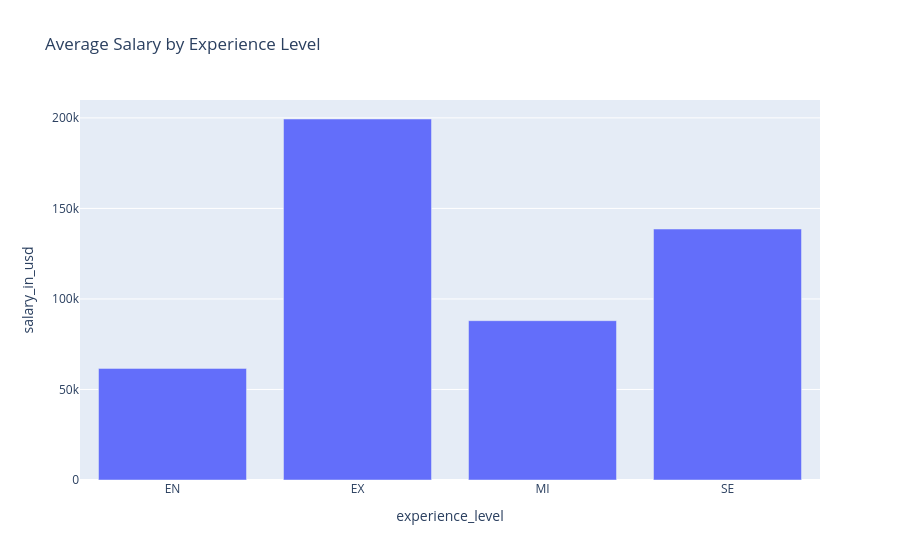

Notebook code for this chart:
### Code cell
# Bar Chart for Average Salary by Experience Level

avg_salary_experience = df.groupby('experience_level')['salary_in_usd'].mean().reset_index()

fig = px.bar(avg_salary_experience, x='experience_level', y='salary_in_usd',
             title='Average Salary by Experience Level')
fig.show()

### Figure 1 — Plotly figure (JSON) as saved in the notebook; plotly's stock layout.template omitted (floating-point values rounded to 4 significant figures)
{"data": [{"hovertemplate": "experience_level=%{x}<br>salary_in_usd=%{y}<extra></extra>", "legendgroup": "", "marker": {"color": "#636efa", "pattern": {"shape": ""}}, "name": "", "orientation": "v", "showlegend": false, "textposition": "auto", "type": "bar", "x": ["EN", "EX", "MI", "SE"], "xaxis": "x", "y": [61640.0, 199400.0, 88000.0, 138600.0], "yaxis": "y"}], "layout": {"barmode": "relative", "legend": {"tracegroupgap": 0}, "title": {"text": "Average Salary by Experience Level"}, "xaxis": {"anchor": "y", "domain": [0, 1], "title": {"text": "experience_level"}}, "yaxis": {"anchor": "x", "domain": [0, 1], "title": {"text": "salary_in_usd"}}}}
